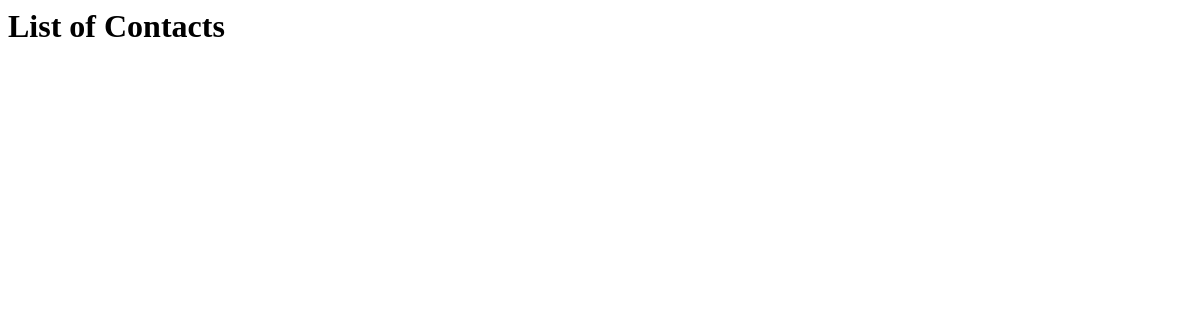
Before: / with the older database file.
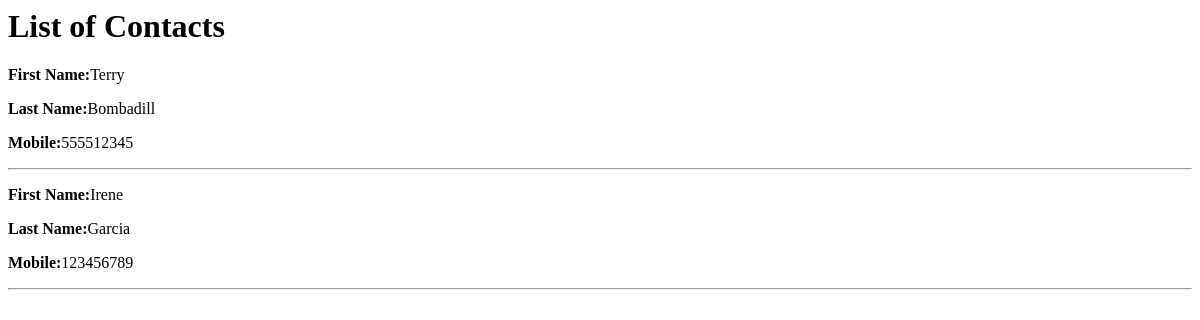
After: the same page with the newer database file.
### ModelTest_app/models.py (models this page shows, shortened)
class Contact(models.Model):
    class Meta:
        app_label = "ModelTest_app"
    first_name = models.CharField(max_length=255)
    last_name = models.CharField(max_length=255)
    mobile = models.CharField(max_length=25)

### ModelTest_app/views.py (the view)
# urls.py: url(r'^$', get_contacts),
def get_contacts(request):
    return render(request, "ModelTest/home.html", {'contact_list': Contact.objects.all()})

### ModelTest_app/templates/ModelTest/home.html
<html>
    <head></head>
    <body>
        <h1>List of Contacts</h1>
        {%  block content %}
            {%  for contact in contact_list %}
                <p><strong>First Name:</strong>{{ contact.first_name }}</p>
                <p><strong>Last Name:</strong>{{ contact.last_name }}</p>
                <p><strong>Mobile:</strong>{{ contact.mobile }}</p>
                <hr>
            {% endfor %}
        {% endblock %}
    </body>
</html>

Changed rows visible on the page:
added Contact: first_name "Terry", last_name "Bombadill", mobile "555512345"
added Contact: first_name "Irene", last_name "Garcia", mobile "123456789"
